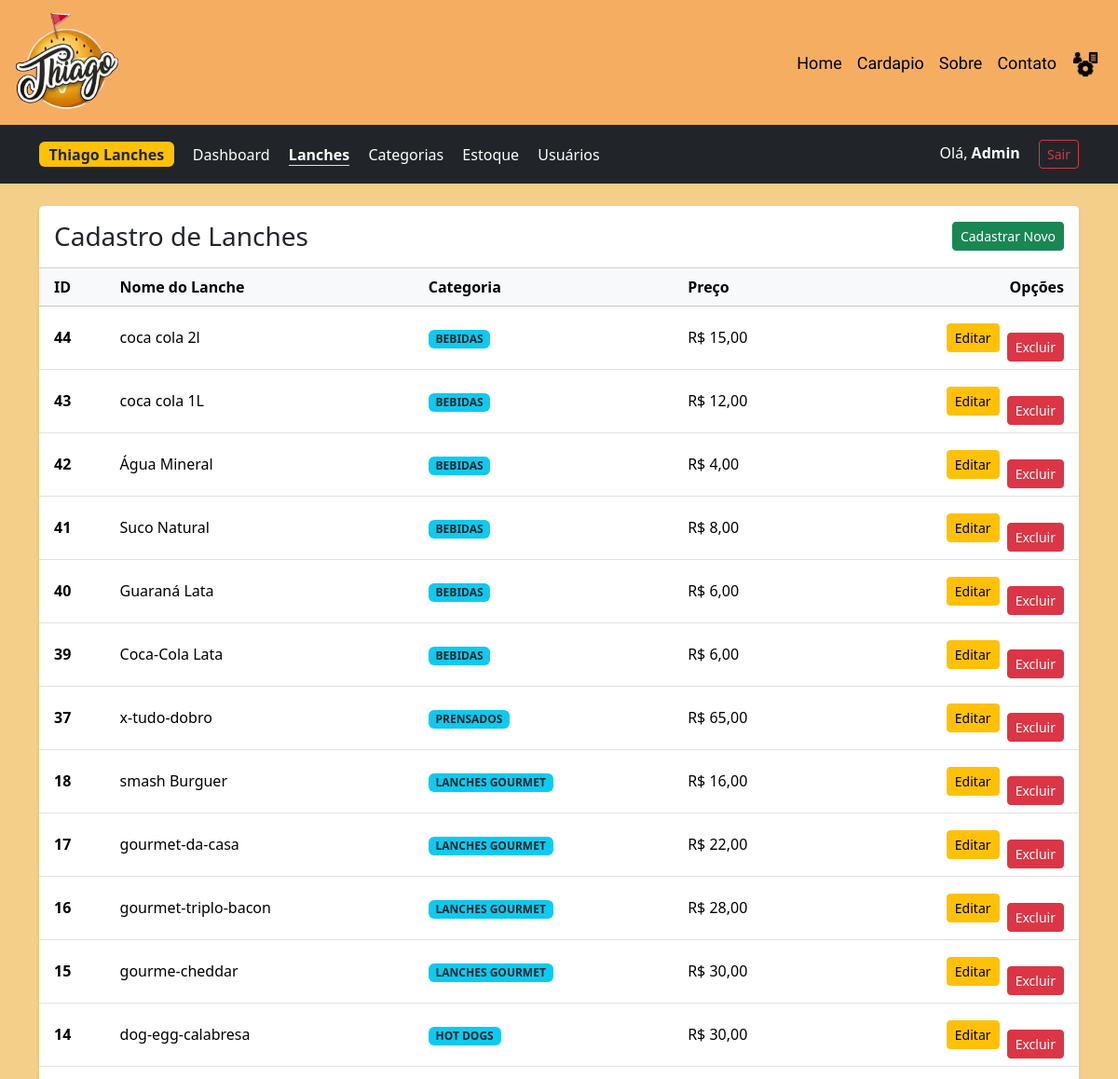
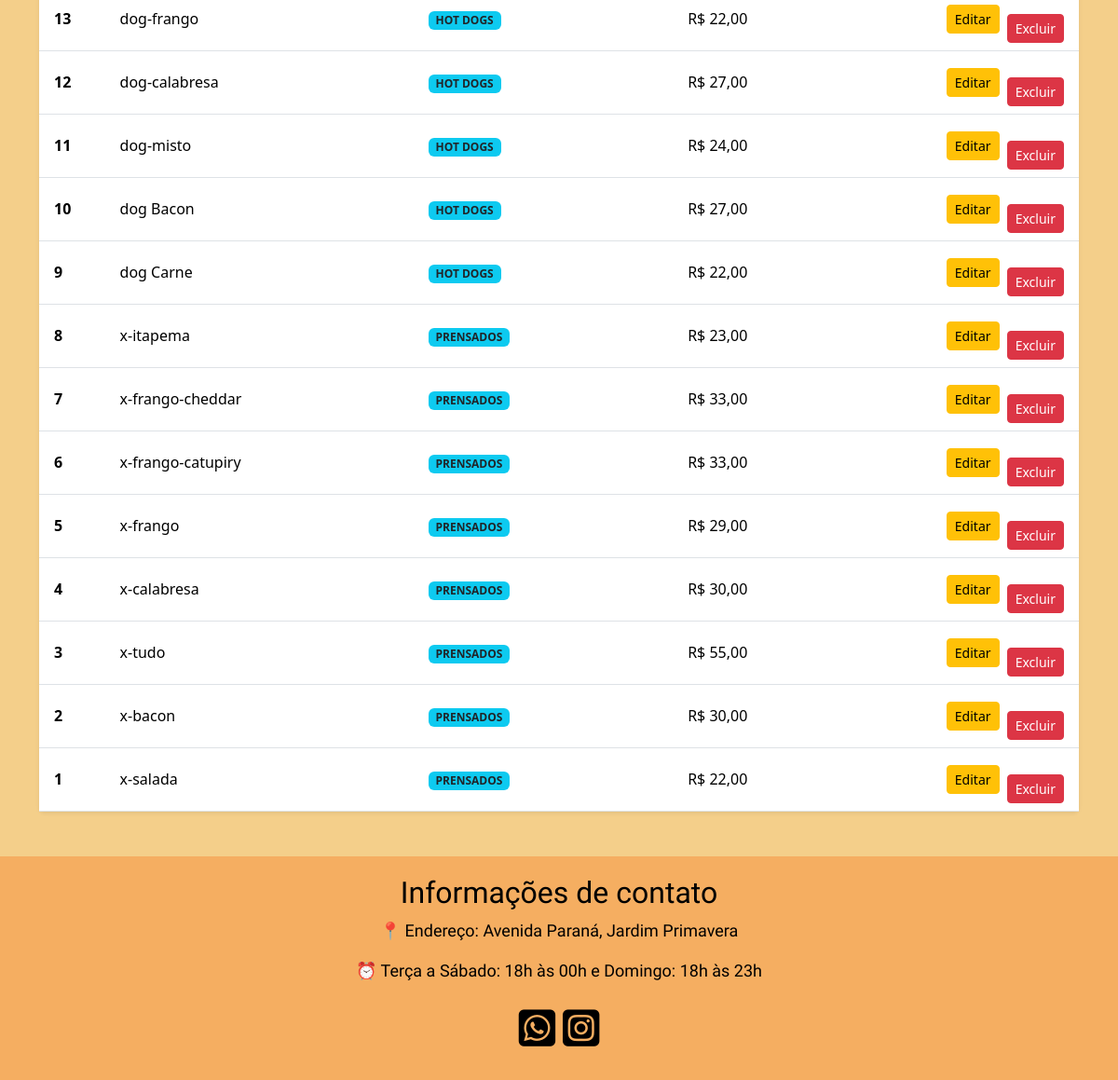
The page /index.php?param=admin&aba=lanches (signed in) on the database its author committed (2 pictures, top to bottom).
### tables this page shows
CREATE TABLE `produto` (
  `id_produto` int(11) NOT NULL,
  `id_categoria` int(11) NOT NULL,
  `nome_lanches` varchar(100) NOT NULL,
  `preco` float(10,2) NOT NULL,
  `popular` tinyint(1) DEFAULT 0,
  `ingredientes` text DEFAULT NULL
);

CREATE TABLE `categoria` (
  `id_categoria` int(11) NOT NULL,
  `nome_categoria` varchar(100) NOT NULL
);

### pagina/lanche/listar.php (the view)
<div class="card shadow-sm border-0">
    <div class="card-header bg-white d-flex justify-content-between align-items-center py-3">
        <h3 class="m-0">Cadastro de Lanches</h3>
        <a href="index.php?param=admin&aba=lanches&acao=novo" class="btn btn-success btn-sm">Cadastrar Novo</a>
    </div>
    <div class="card-body p-0">
        <table class="table table-hover align-middle mb-0">
            <thead class="table-light">
                <tr>
                    <th class="ps-3">ID</th>
                    <th>Nome do Lanche</th>
                    <th>Categoria</th>
                    <th>Preço</th>
                    <th class="text-end pe-3">Opções</th>
                </tr>
            </thead>
            <tbody>
                <?php
                $sql = "SELECT p.*, c.* FROM produto p LEFT JOIN categoria c ON p.id_categoria = c.id_categoria ORDER BY p.id_produto DESC";
                $res = $conn->query($sql);
                if ($res && $res->num_rows > 0):
                    while ($row = $res->fetch_assoc()):
                        $nomeCat = $row['nome'] ?? $row['nome_categoria'] ?? 'Geral';
                ?>
                    <tr>
                        <td class="ps-3 fw-bold"><?php echo $row['id_produto']; ?></td>
                        <td><?php echo $row['nome_lanches']; ?></td>
                        <td><span class="badge bg-info text-dark"><?php echo $nomeCat; ?></span></td>
                        <td>R$ <?php echo number_format($row['preco'], 2, ',', '.'); ?></td>
                        <td class="text-end pe-3">
                            <a href="index.php?param=admin&aba=lanches&acao=editar&id=<?php echo $row['id_produto']; ?>" class="btn btn-warning btn-sm">Editar</a>
                            <button class="btn btn-danger btn-sm ms-1 btn-deletar" data-nome="<?php echo $row['nome_lanches']; ?>" data-url="index.php?param=admin&aba=lanches&acao=excluir&id=<?php echo $row['id_produto']; ?>">Excluir</button>
                        </td>
                    </tr>
                <?php endwhile; endif; ?>
            </tbody>
        </table>
    </div>
</div>

### css/index.css (style rules this page uses)
* { margin: 0; padding: 0; }
body { background-color:#f4cf8a; }
.navbar-toggler, button { background-color: wheat; color: black; }
button { background-color: wheat; color: black; font-family: 'Oswald', sans-serif; border-radius: 5px; padding: 10px 20px; font-size: 18px; cursor: pointer; margin-top: 20px; list-style: none; }

### rows shown on the page
produto: id_produto "44", nome_lanches "coca cola 2l", id_categoria.nome_categoria "BEBIDAS", preco "15,00"
produto: id_produto "43", nome_lanches "coca cola 1L", id_categoria.nome_categoria "BEBIDAS", preco "12,00"
produto: id_produto "42", nome_lanches "Água Mineral", id_categoria.nome_categoria "BEBIDAS", preco "4,00"
produto: id_produto "41", nome_lanches "Suco Natural", id_categoria.nome_categoria "BEBIDAS", preco "8,00"
produto: id_produto "40", nome_lanches "Guaraná Lata", id_categoria.nome_categoria "BEBIDAS", preco "6,00"
produto: id_produto "39", nome_lanches "Coca-Cola Lata", id_categoria.nome_categoria "BEBIDAS", preco "6,00"
produto: id_produto "37", nome_lanches "x-tudo-dobro", id_categoria.nome_categoria "PRENSADOS", preco "65,00"
produto: id_produto "18", nome_lanches "smash Burguer", id_categoria.nome_categoria "LANCHES GOURMET", preco "16,00"
produto: id_produto "17", nome_lanches "gourmet-da-casa", id_categoria.nome_categoria "LANCHES GOURMET", preco "22,00"
produto: id_produto "16", nome_lanches "gourmet-triplo-bacon", id_categoria.nome_categoria "LANCHES GOURMET", preco "28,00"
produto: id_produto "15", nome_lanches "gourme-cheddar", id_categoria.nome_categoria "LANCHES GOURMET", preco "30,00"
produto: id_produto "14", nome_lanches "dog-egg-calabresa", id_categoria.nome_categoria "HOT DOGS", preco "30,00"
produto: id_produto "13", nome_lanches "dog-frango", id_categoria.nome_categoria "HOT DOGS", preco "22,00"
produto: id_produto "12", nome_lanches "dog-calabresa", id_categoria.nome_categoria "HOT DOGS", preco "27,00"
produto: id_produto "11", nome_lanches "dog-misto", id_categoria.nome_categoria "HOT DOGS", preco "24,00"
produto: id_produto "10", nome_lanches "dog Bacon", id_categoria.nome_categoria "HOT DOGS", preco "27,00"
produto: id_produto "9", nome_lanches "dog Carne", id_categoria.nome_categoria "HOT DOGS", preco "22,00"
produto: id_produto "8", nome_lanches "x-itapema", id_categoria.nome_categoria "PRENSADOS", preco "23,00"
produto: id_produto "7", nome_lanches "x-frango-cheddar", id_categoria.nome_categoria "PRENSADOS", preco "33,00"
produto: id_produto "6", nome_lanches "x-frango-catupiry", id_categoria.nome_categoria "PRENSADOS", preco "33,00"
produto: id_produto "5", nome_lanches "x-frango", id_categoria.nome_categoria "PRENSADOS", preco "29,00"
produto: id_produto "4", nome_lanches "x-calabresa", id_categoria.nome_categoria "PRENSADOS", preco "30,00"
produto: id_produto "3", nome_lanches "x-tudo", id_categoria.nome_categoria "PRENSADOS", preco "55,00"
produto: id_produto "2", nome_lanches "x-bacon", id_categoria.nome_categoria "PRENSADOS", preco "30,00"
produto: id_produto "1", nome_lanches "x-salada", id_categoria.nome_categoria "PRENSADOS", preco "22,00"

### other values the page prints
$_SESSION["thiagolanche"]["nome"] "Admin"
